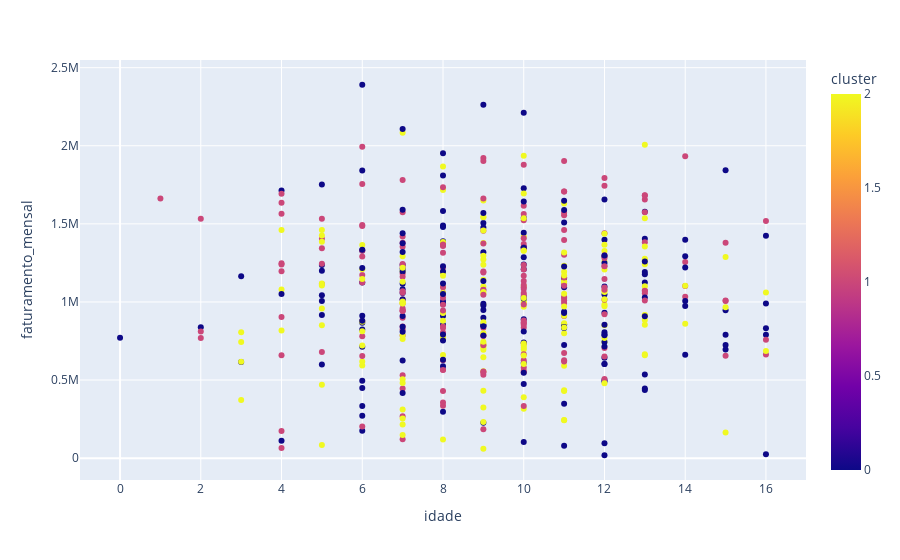

Source (notebook cell):
### Markdown cell above
## 7.2 - Visualização Decisões do KMeans
vamos analisar os clusters gerados pelo algoritmo e tentar entender os critérios utilizados para organizá-los. Faremos cruzamentos de dados, como idade e faturamento mensal, e criaremos visualizações para identificar padrões. Observamos que não há um padrão claro baseado no faturamento, mas encontramos um padrão interessante relacionado à inovação. Empresas com níveis de inovação baixos foram agrupadas em um cluster, independentemente do faturamento, enquanto empresas com níveis de inovação moderados e avançados foram agrupadas em outros clusters. Isso nos revela a possibilidade de personalizar o atendimento aos clientes com base em seu nível de inovação. Salvamos o modelo e o pipeline para uso futuro na aplicação batch.

### Code cell
# Visualizar Resultados
# Cruzar Idade e Faruramento, apresentando os clusters
px.scatter(df_clientes, x='idade', y='faturamento_mensal', color='cluster')

### Figure 1 — Plotly figure (JSON) as saved in the notebook; plotly's stock layout.template omitted (floating-point values rounded to 4 significant figures; data arrays with more than 128 entries replaced by an {"elided": "..."} marker saying what was removed)
{"data": [{"hovertemplate": "idade=%{x}<br>faturamento_mensal=%{y}<br>cluster=%{marker.color}<extra></extra>", "legendgroup": "", "marker": {"color": {"elided": "500 int values"}, "coloraxis": "coloraxis", "symbol": "circle"}, "mode": "markers", "name": "", "orientation": "v", "showlegend": false, "type": "scatter", "x": {"elided": "500 int values"}, "xaxis": "x", "y": {"elided": "500 float values"}, "yaxis": "y"}], "layout": {"coloraxis": {"colorbar": {"title": {"text": "cluster"}}, "colorscale": [[0, "#0d0887"], [0.1111, "#46039f"], [0.2222, "#7201a8"], [0.3333, "#9c179e"], [0.4444, "#bd3786"], [0.5556, "#d8576b"], [0.6667, "#ed7953"], [0.7778, "#fb9f3a"], [0.8889, "#fdca26"], [1, "#f0f921"]]}, "legend": {"tracegroupgap": 0}, "margin": {"t": 60}, "xaxis": {"anchor": "y", "domain": [0, 1], "title": {"text": "idade"}}, "yaxis": {"anchor": "x", "domain": [0, 1], "title": {"text": "faturamento_mensal"}}}}
